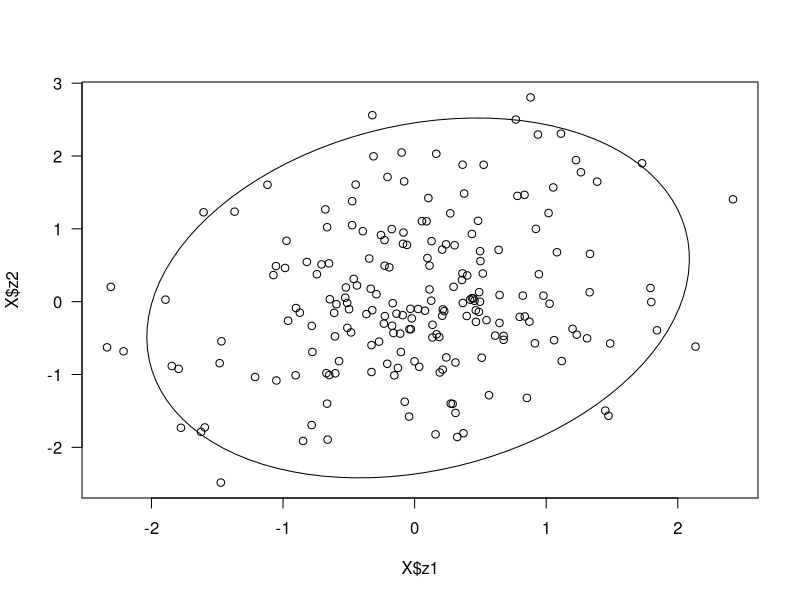
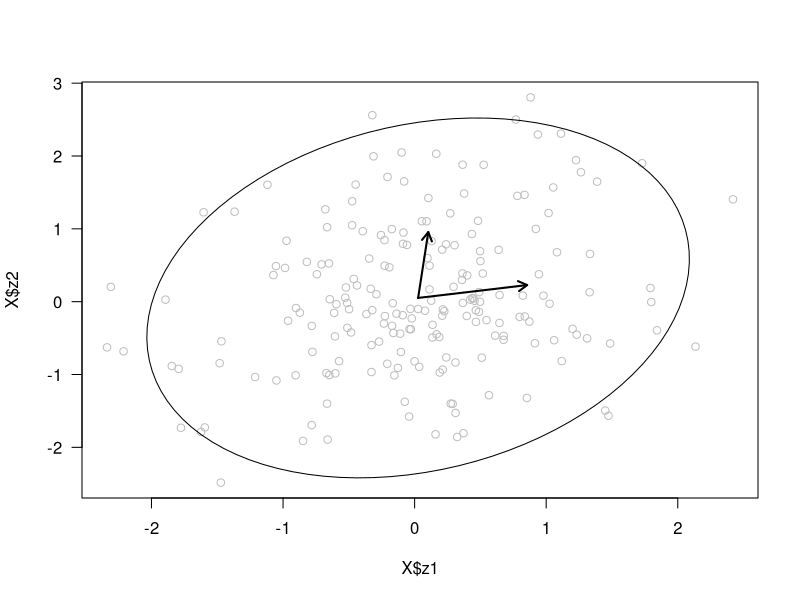
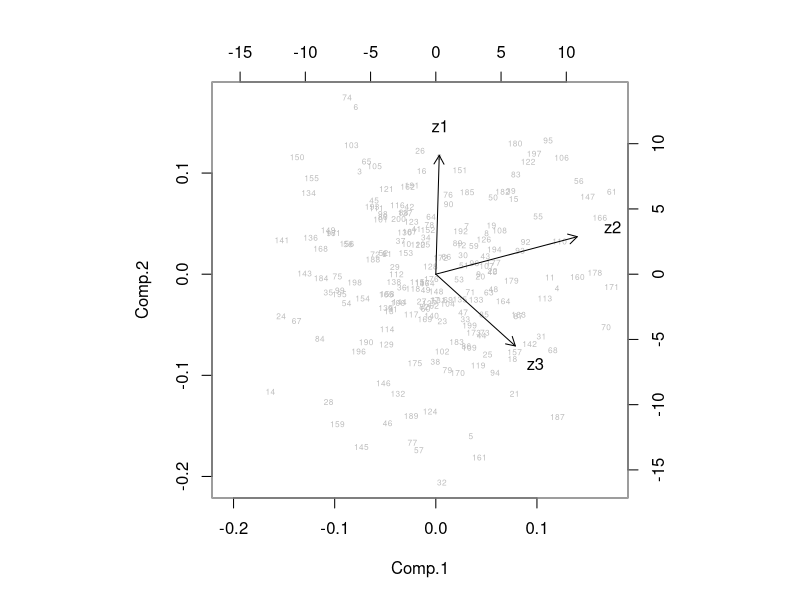
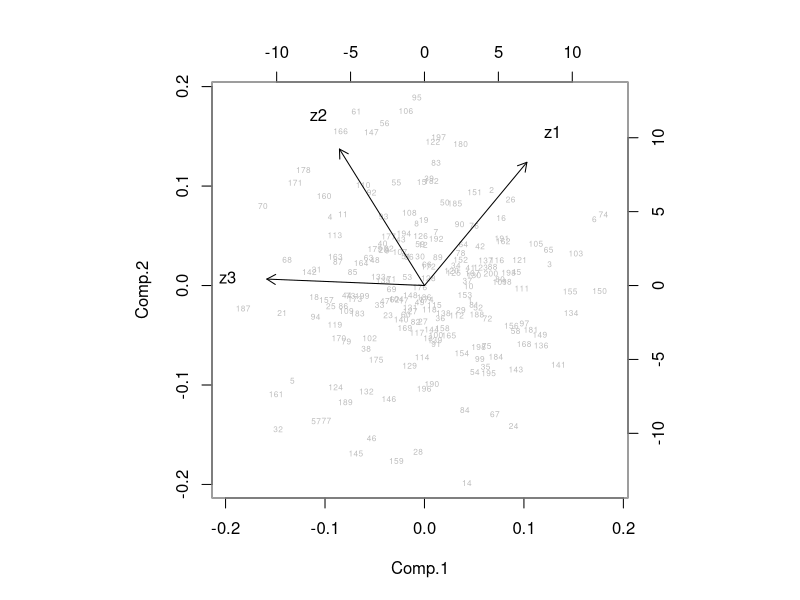

Here is the R script that generated these plots, in order:
## ---- chunk 1
knitr::opts_chunk$set(echo = TRUE)
## ---- chunk 2
C = matrix(c(0.7, 0.2, -0.3,
              0.2, 1.2, 0.4,
              -0.3, 0.4, 0.6), 
              nrow=3)
C
## ---- chunk 3
C == t(C)
## ---- chunk 4
cormat = matrix(NA, nrow=3, ncol=3)
for(i in 1:3){
  for(j in 1:3){
    cormat[i,j] = C[i,j]/sqrt(C[i,i]*C[j,j])
  }}
round(cormat, 3)
## ---- chunk 5
library(MASS)
library(ellipse)
set.seed(1)

X = data.frame(mvrnorm(200, mu=c(0,0,0), Sigma=C))
colnames(X) = c("z1", "z2", "z3")
head(X)
means = c(apply(X[,1:2], 2, mean))

plot(X$z1, X$z2, las=1)
lines(ellipse(cov(X[,1:2]), centre=means))
## ---- chunk 6
eigen(C)
## ---- chunk 7
plot(X$z1, X$z2, las=1, col="grey")
lines(ellipse(cov(X[,1:2]), centre=means))
arrows(means[1], means[2], 
       means[1]+eigen(C)$vectors[1,1], 
       means[2]+eigen(C)$vectors[2,1],
       code=2, length=0.1, lwd=2)
arrows(means[1], means[2], 
       means[1]+eigen(C)$vectors[1,2], 
       means[2]+eigen(C)$vectors[2,2],
       code=2, length=0.1, lwd=2)
## ---- chunk 8
eigen(C)$values/sum(eigen(C)$values)
## ---- chunk 9
apply(eigen(C)$vectors, 2, function(x) sqrt(sum(x^2)))
## ---- chunk 10
180/pi * acos(t(eigen(C)$vectors[,1]) %*% eigen(C)$vectors[,2])
## ---- chunk 11
C
eigen(C)$vectors %*% diag(eigen(C)$values) %*% solve(eigen(C)$vectors)
## ---- chunk 12
eigen(C)$vectors[1:2, 1:2] %*% 
diag(eigen(C)$values)[1:2, 1:2] %*% 
solve(eigen(C)$vectors)[1:2, 1:2]
## ---- chunk 13
dim(as.matrix(X))
dim(as.matrix(eigen(C)$vectors[,1]))

t1 = as.matrix(X) %*% eigen(C)$vectors[,1]
t2 = as.matrix(X) %*% eigen(C)$vectors[,2]
t3 = as.matrix(X) %*% eigen(C)$vectors[,3]

c(var(X[,1]), var(X[,2]), var(X[,3]))
c(var(t1), var(t2), var(t3))
## ---- chunk 14
var(t1) + var(t2) + var(t3)
var(X[,1]) + var(X[,2]) + var(X[,3])
## ---- chunk 15
pca = princomp(X)
summary(pca)
## ---- chunk 16
pca$sdev^2/sum(pca$sdev^2)
eigen(C)$values/sum(eigen(C)$values)
## ---- chunk 17
pca$loadings[1:3, 1:3]
## ---- chunk 18
biplot(pca, col=c("grey", "black"), cex=c(.5, 1))
## ---- chunk 19
XX = as.data.frame(scale(X))
y = 0.5*XX$z1 -0.3*XX$z2 + 0.2*XX$z3 + rnorm(200, 0, 1)

m0 = lm(y~XX$z1+XX$z2+XX$z3)
summary(m0)
## ---- chunk 20
pca = princomp(XX)
biplot(pca, col=c("grey", "black"), cex=c(.5, 1))
## ---- chunk 21
pc1 = pca$scores[,1]
pc2 = pca$scores[,2]
pc3 = pca$scores[,3]

m3 = lm(y~pc1+pc2+pc3)
summary(m3)
## ---- chunk 22
Q = pca$loadings
b = as.matrix(summary(m3)$coefficients[-1,1])
dim(Q)
dim(b)
Q %*% b
## ---- chunk 23
m1 = lm(y~pc1)
summary(m1)
## ---- chunk 24
pca$loadings[1:3, 1:3]
